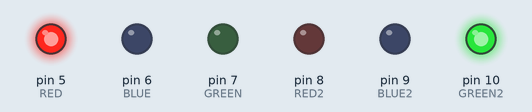
Simulated run of this sketch. Board: Arduino Uno, built with avr-gcc and run on an emulated ATmega328P. Parts: output pins drawn as LEDs (lit = HIGH).

Above: at 3.5 s.
At 8.5 s:
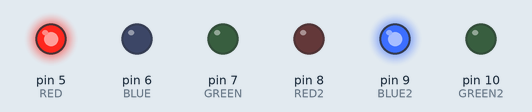
At 13.5 s:
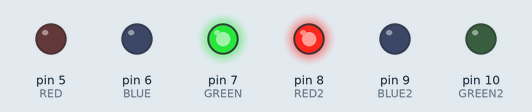
At 18.5 s:
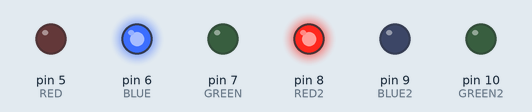
Timing chart, 0 to 26.0 s (numbered marks = the images above):
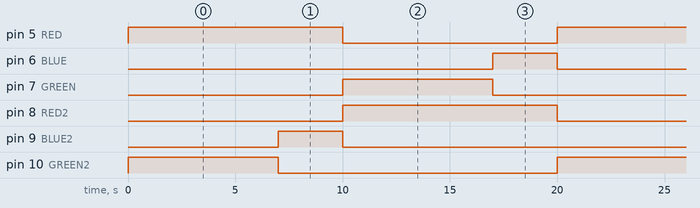

Measured:
- by itself, pin 5 (RED), pin 8 (RED2): alternates HIGH for 10.0 s and LOW for 10.0 s
- by itself, pin 6 (BLUE), pin 9 (BLUE2): alternates HIGH for 3.0 s and LOW for 17.0 s
- by itself, pin 7 (GREEN), pin 10 (GREEN2): alternates HIGH for 7.0 s and LOW for 13.0 s

The sketch:

Traffic_Light_Control.ino
```cpp
//www.elegoo.com
//2016.12.8

// Define Pins
// Pins Side 1
#define BLUE 6 //3
#define GREEN 7 //5
#define RED 5 //6
//Pins Side 2
#define BLUE2 9 //3
#define GREEN2 10 //5
#define RED2 8 //6

void setup()
{
//Initialize Side 1
pinMode(RED, OUTPUT);
pinMode(GREEN, OUTPUT);
pinMode(BLUE, OUTPUT);
digitalWrite(RED, HIGH);
digitalWrite(GREEN, LOW);
digitalWrite(BLUE, LOW);
//Initialize Side 2
pinMode(RED2, OUTPUT);
pinMode(GREEN2, OUTPUT);
pinMode(BLUE2, OUTPUT);
digitalWrite(RED2, LOW);
digitalWrite(GREEN2, HIGH);
digitalWrite(BLUE2, LOW);

}

void lightSide1 (int yRED, int yredValue, int yGREEN, int ygreenValue, int yBLUE, int yblueValue){
  analogWrite(yRED, yredValue);
  analogWrite(yGREEN, ygreenValue);
  analogWrite(yBLUE, yblueValue);

}

void lightSide2 (int xRED, int xredValue, int xGREEN, int xgreenValue, int xBLUE, int xblueValue){
  analogWrite(xRED, xredValue);
  analogWrite(xGREEN, xgreenValue);
  analogWrite(xBLUE, xblueValue);
}

// define variables
// Side 1
int redValue;
int greenValue;
int blueValue;
//Side 2
int redValue2;
int greenValue2;
int blueValue2;
// main loop
void loop()
{
#define delayTime 7000 // fading time between colors
#define delayTimeYellow 3000

redValue = 255; // choose a value between 1 and 255 to change the color.
greenValue = 0;
blueValue = 0;
redValue2 = 0;
greenValue2 = 255;
blueValue2 = 0;

/*analogWrite(RED, redValue);
analogWrite(GREEN, greenValue);
analogWrite(BLUE, blueValue);
analogWrite(RED2, redValue2);
analogWrite(GREEN2, greenValue2);
analogWrite(BLUE2, blueValue2);
*/
lightSide1(RED, redValue, GREEN, greenValue, BLUE, blueValue);
lightSide2(RED2, redValue2, GREEN2, greenValue2, BLUE2, blueValue2);
delay(delayTime);

redValue = 255; // choose a value between 1 and 255 to change the color.
greenValue = 0;
blueValue = 0;
redValue2 = 0;
greenValue2 = 0;
blueValue2 = 255;

/*analogWrite(RED, redValue);
analogWrite(GREEN, greenValue);
analogWrite(BLUE, blueValue);
analogWrite(RED2, redValue2);
analogWrite(GREEN2, greenValue2);
analogWrite(BLUE2, blueValue2);
*/
lightSide1(RED, redValue, GREEN, greenValue, BLUE, blueValue);
lightSide2(RED2, redValue2, GREEN2, greenValue2, BLUE2, blueValue2);
delay(delayTimeYellow);

redValue = 0; // choose a value between 1 and 255 to change the color.
greenValue = 255;
blueValue = 0;
redValue2 = 255;
greenValue2 = 0;
blueValue2 = 0;

/*analogWrite(RED, redValue);
analogWrite(GREEN, greenValue);
analogWrite(BLUE, blueValue);
analogWrite(RED2, redValue2);
analogWrite(GREEN2, greenValue2);
analogWrite(BLUE2, blueValue2);
*/
lightSide1(RED, redValue, GREEN, greenValue, BLUE, blueValue);
lightSide2(RED2, redValue2, GREEN2, greenValue2, BLUE2, blueValue2);
delay(delayTime);

redValue = 0; // choose a value between 1 and 255 to change the color.
greenValue = 0;
blueValue = 255;
redValue2 = 255;
greenValue2 = 0;
blueValue2 = 0;

/*analogWrite(RED, redValue);
analogWrite(GREEN, greenValue);
analogWrite(BLUE, blueValue);
analogWrite(RED2, redValue2);
analogWrite(GREEN2, greenValue2);
analogWrite(BLUE2, blueValue2);
*/
lightSide1(RED, redValue, GREEN, greenValue, BLUE, blueValue);
lightSide2(RED2, redValue2, GREEN2, greenValue2, BLUE2, blueValue2);
delay(delayTimeYellow);

}
```
